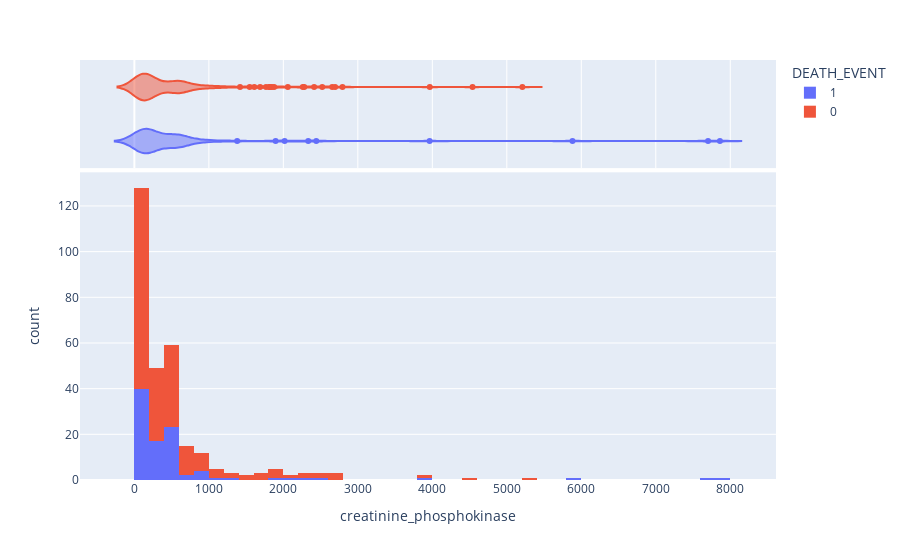

Notebook code cell kept with this figure:
### Markdown cell above
### --Menganalisis faktor lain sebagai indikator Death event--

### Code cell
fig = px.histogram(df, x="creatinine_phosphokinase", color="DEATH_EVENT", marginal="violin", hover_data=df.columns)
fig.show()

### Figure 1 — Plotly figure (JSON) as saved in the notebook; plotly's stock layout.template omitted (floating-point values rounded to 4 significant figures; data arrays with more than 128 entries replaced by an {"elided": "..."} marker saying what was removed)
{"data": [{"alignmentgroup": "True", "bingroup": "x", "hovertemplate": "DEATH_EVENT=1<br>creatinine_phosphokinase=%{x}<br>count=%{y}<extra></extra>", "legendgroup": "1", "marker": {"color": "#636efa", "pattern": {"shape": ""}}, "name": "1", "offsetgroup": "1", "orientation": "v", "showlegend": true, "type": "histogram", "x": [582, 7861, 146, 111, 160, 47, 246, 315, 157, 123, 81, 231, 981, 168, 379, 149, 582, 125, 582, 128, 220, 582, 148, 112, 122, 60, 70, 582, 23, 249, 94, 582, 60, 855, 235, 582, 124, 571, 588, 582, 1380, 582, 553, 129, 577, 91, 3964, 69, 260, 371, 789, 364, 7702, 318, 582, 68, 250, 110, 161, 113, 5882, 582, 47, 76, 280, 154, 328, 129, 143, 582, 582, 168, 805, 943, 582, 233, 2334, 2442, 776, 66, 176, 395, 99, 145, 104, 582, 1896, 582, 418, 131, 427, 582, 166, 2017, 258, 1199], "xaxis": "x", "yaxis": "y"}, {"alignmentgroup": "True", "customdata": {"elided": "96x12 float values"}, "hovertemplate": "DEATH_EVENT=%{customdata[11]}<br>creatinine_phosphokinase=%{x}<br>age=%{customdata[0]}<br>anaemia=%{customdata[1]}<br>diabetes=%{customdata[2]}<br>ejection_fraction=%{customdata[3]}<br>high_blood_pressure=%{customdata[4]}<br>platelets=%{customdata[5]}<br>serum_creatinine=%{customdata[6]}<br>serum_sodium=%{customdata[7]}<br>sex=%{customdata[8]}<br>smoking=%{customdata[9]}<br>time=%{customdata[10]}<extra></extra>", "legendgroup": "1", "marker": {"color": "#636efa"}, "name": "1", "offsetgroup": "1", "scalegroup": "x", "showlegend": false, "type": "violin", "x": [582, 7861, 146, 111, 160, 47, 246, 315, 157, 123, 81, 231, 981, 168, 379, 149, 582, 125, 582, 128, 220, 582, 148, 112, 122, 60, 70, 582, 23, 249, 94, 582, 60, 855, 235, 582, 124, 571, 588, 582, 1380, 582, 553, 129, 577, 91, 3964, 69, 260, 371, 789, 364, 7702, 318, 582, 68, 250, 110, 161, 113, 5882, 582, 47, 76, 280, 154, 328, 129, 143, 582, 582, 168, 805, 943, 582, 233, 2334, 2442, 776, 66, 176, 395, 99, 145, 104, 582, 1896, 582, 418, 131, 427, 582, 166, 2017, 258, 1199], "xaxis": "x2", "yaxis": "y2"}, {"alignmentgroup": "True", "bingroup": "x", "hovertemplate": "DEATH_EVENT=0<br>creatinine_phosphokinase=%{x}<br>count=%{y}<extra></extra>", "legendgroup": "0", "marker": {"color": "#EF553B", "pattern": {"shape": ""}}, "name": "0", "offsetgroup": "0", "orientation": "v", "showlegend": true, "type": "histogram", "x": {"elided": "203 int values"}, "xaxis": "x", "yaxis": "y"}, {"alignmentgroup": "True", "customdata": {"elided": "203x12 float values"}, "hovertemplate": "DEATH_EVENT=%{customdata[11]}<br>creatinine_phosphokinase=%{x}<br>age=%{customdata[0]}<br>anaemia=%{customdata[1]}<br>diabetes=%{customdata[2]}<br>ejection_fraction=%{customdata[3]}<br>high_blood_pressure=%{customdata[4]}<br>platelets=%{customdata[5]}<br>serum_creatinine=%{customdata[6]}<br>serum_sodium=%{customdata[7]}<br>sex=%{customdata[8]}<br>smoking=%{customdata[9]}<br>time=%{customdata[10]}<extra></extra>", "legendgroup": "0", "marker": {"color": "#EF553B"}, "name": "0", "offsetgroup": "0", "scalegroup": "x", "showlegend": false, "type": "violin", "x": {"elided": "203 int values"}, "xaxis": "x2", "yaxis": "y2"}], "layout": {"barmode": "relative", "legend": {"title": {"text": "DEATH_EVENT"}, "tracegroupgap": 0}, "margin": {"t": 60}, "xaxis": {"anchor": "y", "domain": [0, 1], "title": {"text": "creatinine_phosphokinase"}}, "xaxis2": {"anchor": "y2", "domain": [0, 1], "matches": "x", "showgrid": true, "showticklabels": false}, "yaxis": {"anchor": "x", "domain": [0, 0.7326], "title": {"text": "count"}}, "yaxis2": {"anchor": "x2", "domain": [0.7426, 1], "matches": "y2", "showgrid": false, "showline": false, "showticklabels": false, "ticks": ""}}}
